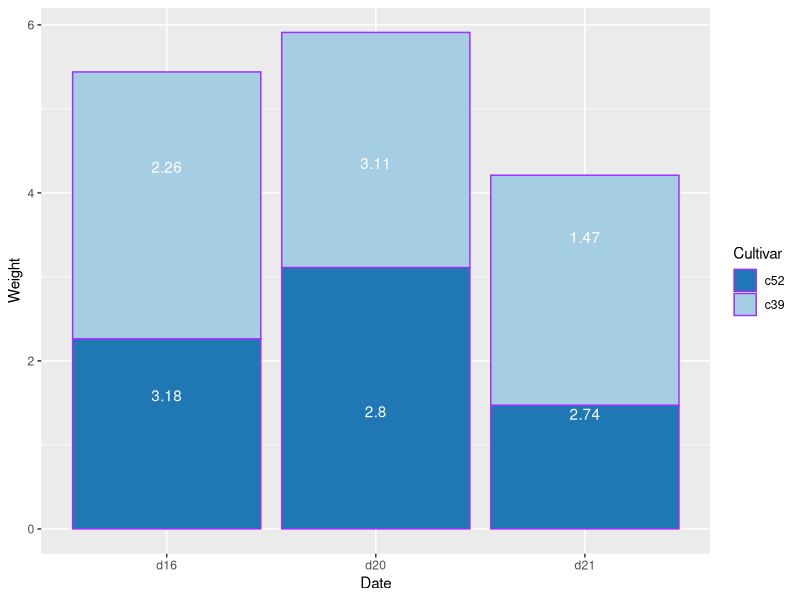
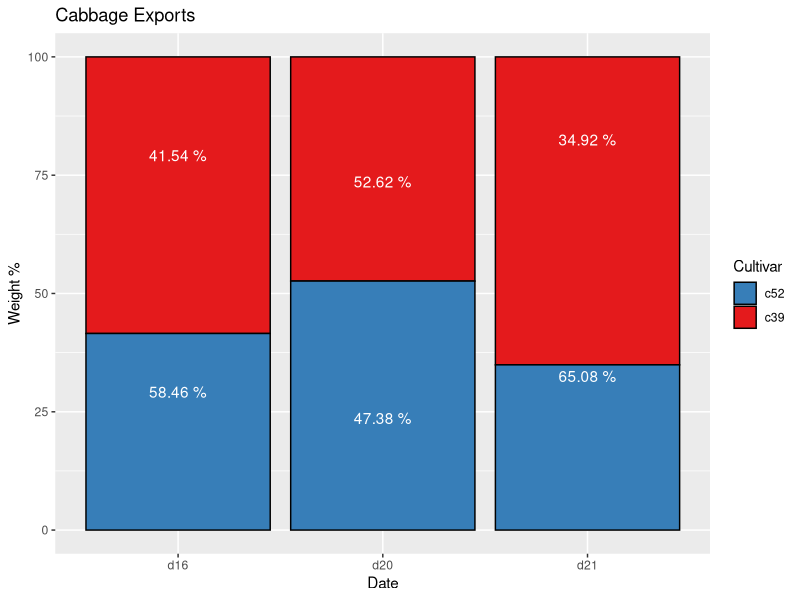

Reproduce these figures in R, in order.
# The data is read from a csv file, grouped in columns: Cultivar, Date, Weight, sd, n, se

cabbage_exp <- read.csv('cabbage.csv')
print(head(cabbage_exp))

# ---

# Stacked Bar Graph
# -----------------

# The routine `ddply` does a group-wise `transform`, splitting the data frame by `Date` to compute the hight of the labels, at the middle of each sub-bar. This will create a new data frame with an extra column: `label_hight`.

library(plyr)
cabbage_exp <- ddply(cabbage_exp, "Date", transform,
            label_hight=cumsum(Weight)-0.5*Weight)
print(head(cabbage_exp))

# Create the plot using `Date` on the x axis, `Weight` on the Y axis and the column `Cultivar` to determine the right colour

library(ggplot2)
ggplot(cabbage_exp, aes(x=Date, y=Weight, fill=Cultivar)) +
  geom_bar(stat="identity", colour='purple1') +     # contour colour
  guides(fill=guide_legend(reverse=TRUE)) +         # reverse legend
  geom_text(aes(y=label_hight, label=Weight),       # add labels
            colour="white") +                       # label colour
  scale_fill_brewer(palette="Paired")               # colour palette

# ---

# Stacked Bar Graph with proportional bars
# -----------------------------------------

# The routine `ddply` does a group-wise `transform`, splitting the data frame by `Date` to compute the percentages, the hight of the labels and the labels themselves. This will create a new data frame with three extra columns: `percent_weight`, `label_hight` and `labels`.

cabbage_exp <- ddply(cabbage_exp, "Date", transform,
            percent_weight = Weight / sum(Weight) * 100)

cabbage_exp <- ddply(cabbage_exp, "Date", transform,
                     label_hight=cumsum(percent_weight)-0.5*percent_weight)

cabbage_exp <- ddply(cabbage_exp, "Date", transform,
                     labels=paste(round(percent_weight, digits=2), '%'))

print(head(cabbage_exp))

# Create the plot using `Date` on the x axis, `percent_weight` on the Y axis and the column `Cultivar` to determine the right colour
ggplot(cabbage_exp, aes(x=Date, y=percent_weight, fill=Cultivar)) +
  geom_bar(stat="identity", colour='black') +       # contour colour
  guides(fill=guide_legend(reverse=TRUE)) +         # reverse legend
  geom_text(aes(y=label_hight, label=labels),       # add the labels
            colour="white") +                       # label colour
  scale_fill_brewer(palette="Set1")+                # colour palette
  xlab("Date")+                                     # x-axis label
  ylab("Weight %")+                                 # y-axis label
  ggtitle("Cabbage Exports")                        # plot title
